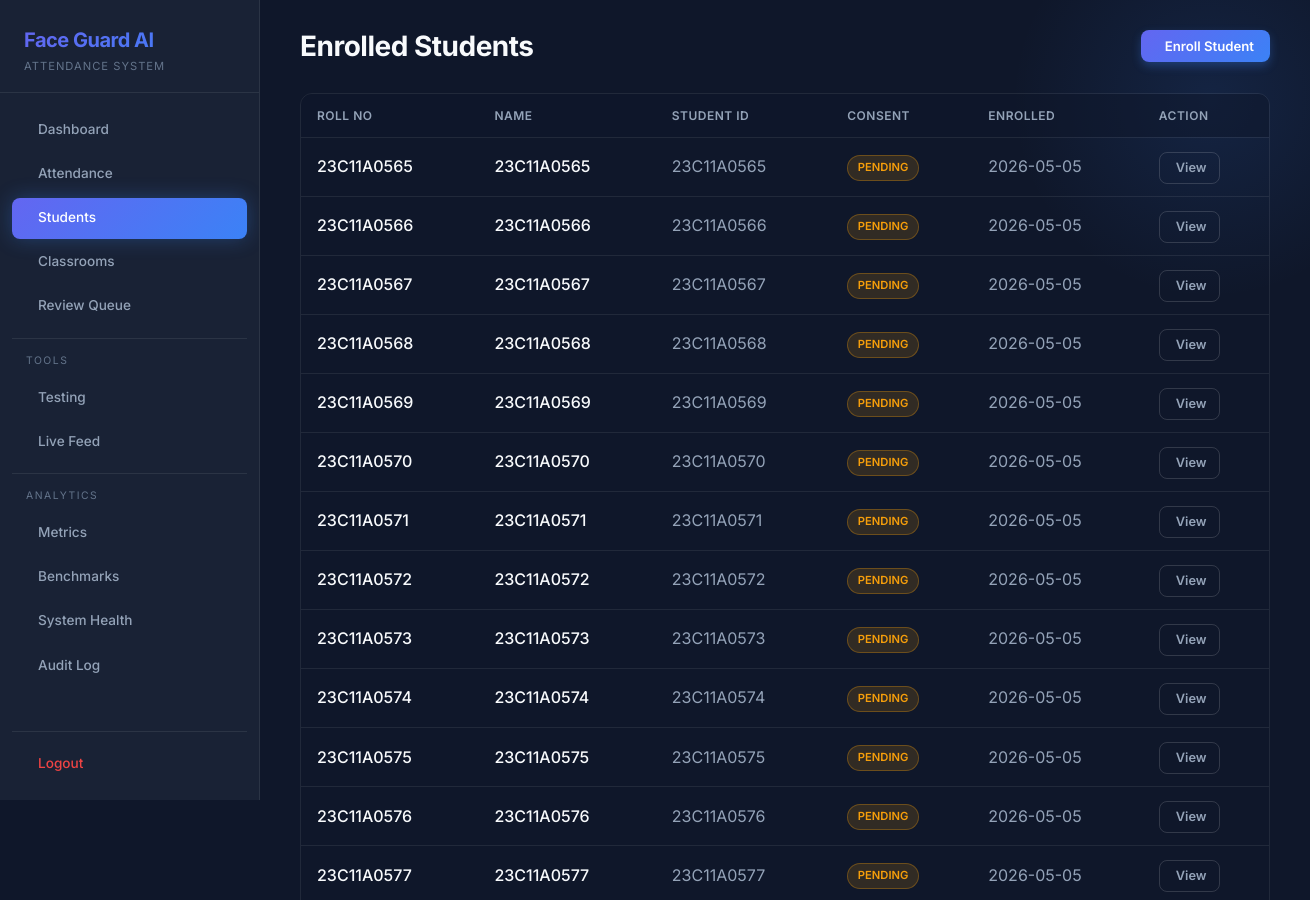
The page /students (signed in, upper part) on the database as committed earlier.
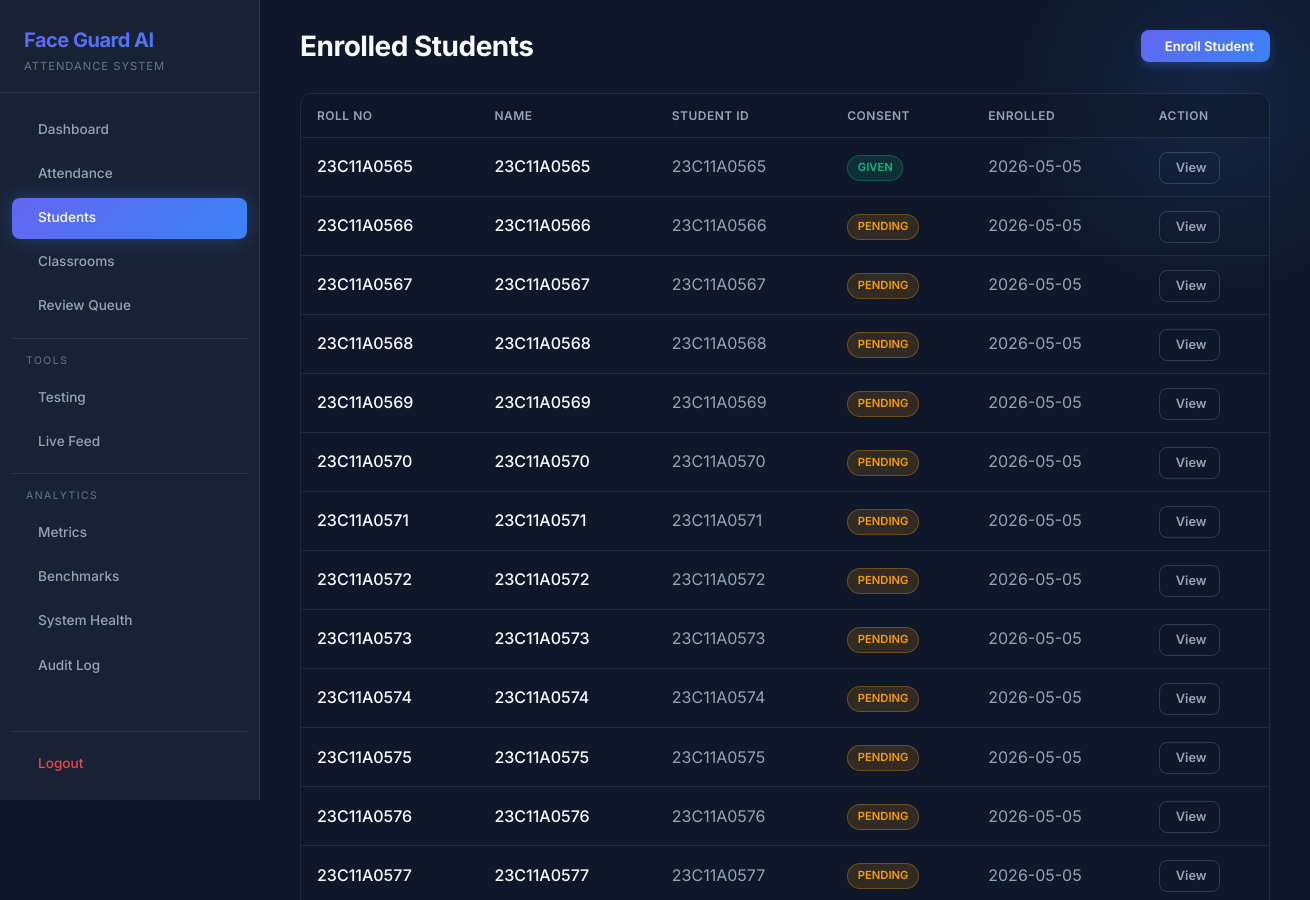
The same page on the database as committed later.
### src/utils/db.py (models this page shows)
class Base(DeclarativeBase):
    pass

class Student(Base):
    __tablename__ = "students"
    student_id    = Column(String, primary_key=True)
    name          = Column(String, nullable=False)
    roll_no       = Column(String, unique=True, nullable=False)
    enrolled_at   = Column(DateTime, default=datetime.utcnow)
    consent_given = Column(Boolean, default=False)
    consent_date  = Column(DateTime, nullable=True)
    photo_path    = Column(String, nullable=True)

### web/app.py (the view)
    @app.route("/students")
    @login_required
    def students():
        with get_session() as s:
            all_students = s.query(Student).order_by(Student.name).all()
        return render_template("students.html", students=all_students)

### src/utils/db.py (called while the page is built)
def get_session() -> Session:
    return SessionLocal()

### web/auth.py (called while the page is built)
@login_manager.user_loader
def load_user(user_id):
    with get_session() as s:
        admin = s.query(AdminUser).get(int(user_id))
        if admin:
            return AuthUser(admin)
    return None

### web/templates/students.html (shortened to what this page needs)
{% extends "base.html" %}
{% block page_title %}Enrolled Students{% endblock %}
{% block header_actions %}
<button class="btn btn-primary" onclick="document.getElementById('enrollModal').showModal()">
     Enroll Student
</button>
{% endblock %}
{% block content %}
{% if students %}
<div class="table-container">
    <table>
        <thead><tr><th>Roll No</th><th>Name</th><th>Student ID</th><th>Consent</th><th>Enrolled</th><th>Action</th></tr></thead>
        <tbody>
            {% for s in students %}
            <tr>
                <td style="font-weight: 500;">{{ s.roll_no }}</td>
                <td><a href="{{ url_for('student_profile', student_id=s.student_id) }}" style="color: var(--text-primary); text-decoration: none; font-weight: 500;">{{ s.name }}</a></td>
                <td style="color: var(--text-secondary);">{{ s.student_id }}</td>
                <td>
                    {% if s.consent_given %}
                        <span class="badge badge-success">Given</span>
                    {% else %}
                        <span class="badge badge-warning">Pending</span>
                    {% endif %}
                </td>
                <td style="color: var(--text-secondary);">{{ s.enrolled_at.strftime('%Y-%m-%d') }}</td>
                <td>
                    <a href="{{ url_for('student_profile', student_id=s.student_id) }}" class="btn btn-outline" style="padding: 0.3rem 0.75rem; font-size: 0.8rem;">
                         View
                    </a>
                </td>
            </tr>
            {% endfor %}
        </tbody>
    </table>
</div>
{% else %}
<div class="glass-card empty-state">
    <i class="ph ph-users" style="font-size: 3rem; display: block; margin-bottom: 1rem; opacity: 0.5;"></i>
    <h3>No students enrolled</h3>
    <p>Add students to start tracking attendance.</p>
</div>
{% endif %}
{% endblock %}

Rows that differ between the two databases and show on the page:
changed Student "23C11A0565": consent_given "PENDING" → "GIVEN"
